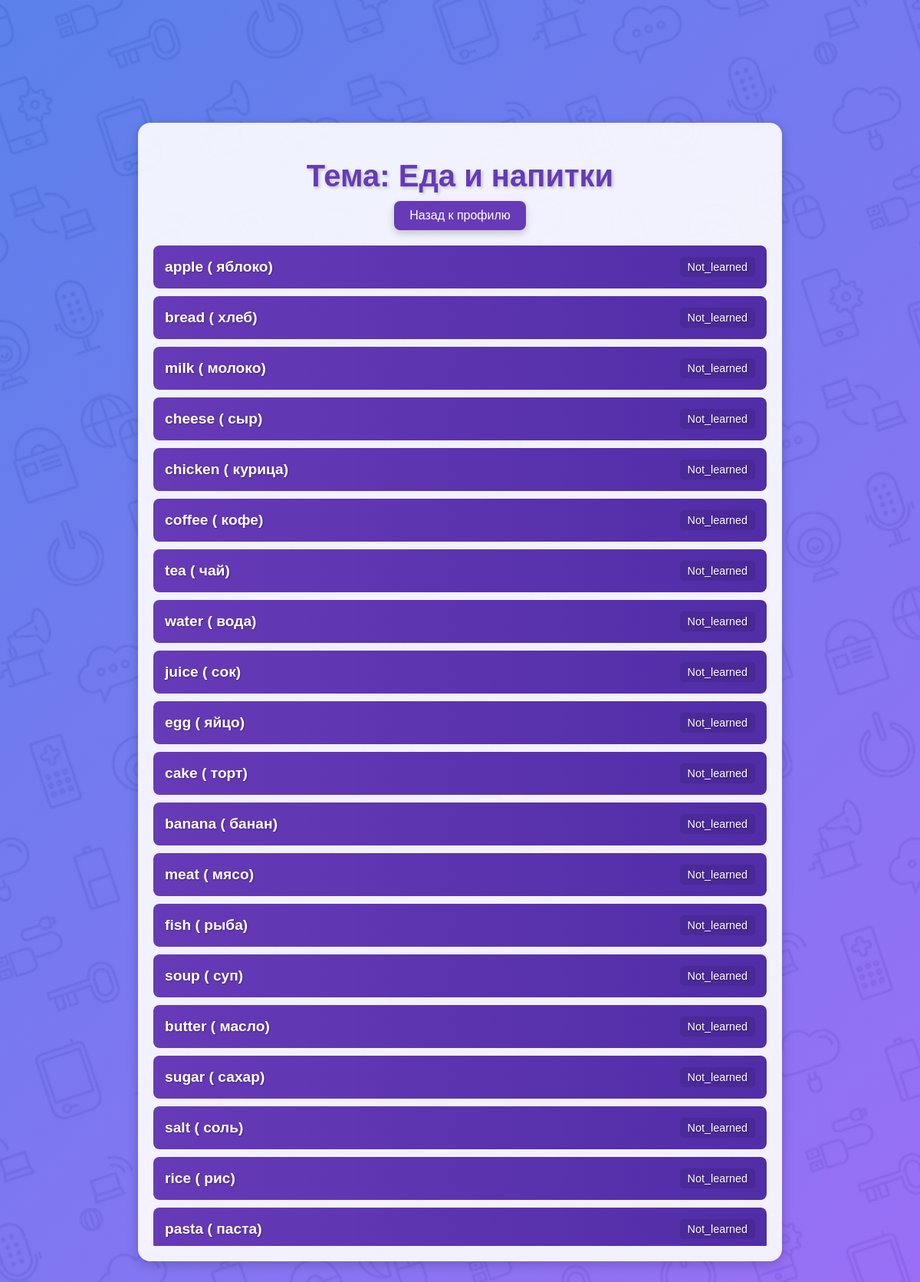
Screenshot of /auth/topic/1/ (signed in) with the database file from the repository.
### flashcards/models.py (models this page shows, shortened)
class Topic(models.Model):
    name = models.CharField(max_length=100, unique=True)

class Card(models.Model):
    word = models.CharField(max_length=100)
    translation = models.CharField(max_length=100)
    transcription = models.CharField(max_length=100)
    topic = models.ForeignKey(Topic, on_delete=models.CASCADE, related_name='cards')

class UserCardProgress(models.Model):
    STATUS_CHOICES = [
        ("learned", "Выучено"),
        ("needs_review", "Нуждается в повторении"),
        ("not_learned", "Не выучено"),
    ]
    user = models.ForeignKey(User, on_delete=models.CASCADE)
    card = models.ForeignKey(Card, on_delete=models.CASCADE)
    status = models.CharField(max_length=20, choices=STATUS_CHOICES, default="not_learned")
    correct_streak = models.IntegerField(default=0)  # Счетчик правильных ответов подряд
    mistakes = models.IntegerField(default=0)  # Количество ошибок
    total_attempts = models.IntegerField(default=0)  # Общее количество попыток

### flashcards/views.py (the view)
# urls.py: path('topic/<int:topic_id>/', views.topic_details, name='topic_details'),
@login_required
def topic_details(request, topic_id):
    topic = Topic.objects.get(id=topic_id)
    words = Card.objects.filter(topic=topic)
    word_stats = []
    for word in words:
        user_progress = word.usercardprogress_set.filter(user=request.user).first()
        status = user_progress.status if user_progress else "not_learned"
        word_stats.append({
            'word': word.word,
            'translation': word.translation,
            'status': status
        })
    return render(request, 'flashcards/topic_details.html', {'topic': topic, 'word_stats': word_stats})

### flashcards/templates/flashcards/topic_details.html (shortened to what this page needs)
{% load static %}
<!DOCTYPE html>
<html lang="en">
<head>
    <link rel="stylesheet" href="{% static 'flashcards/css/style.css' %}">
</head>
<body class="topic-details-page">
    <div class="details-container">
        <h1 class="details-title">Тема: {{ topic.name }}</h1>
        <a href="{% url 'profile' %}" class="details-back-button">Назад к профилю</a>
        <div class="details-word-list">
            {% for word in word_stats %}
            <div class="details-word-item">
                <span class="details-word-text">{{ word.word }} ({{ word.translation }})</span>
                <span class="details-word-status">{{ word.status }}</span>
            </div>
            {% endfor %}
        </div>
    </div>
</body>
</html>

### flashcards/static/flashcards/css/style.css (style rules this page uses)
body { margin: 0; font-family: 'Arial', sans-serif; display: flex; justify-content: center; align-items: center; height: 100vh; background: linear-gradient(to bottom, rgba(36, 87, 228, 0.75), rgba(123, 62, 244, 0.75)), url('../images/background.png'); background-size: cover; background-position: center; color: #fff; }
.topic-details-page { margin: 0; font-family: 'Arial', sans-serif; background: linear-gradient(135deg, rgba(36, 87, 228, 0.75), rgba(123, 62, 244, 0.75)), url('../images/background.png'); background-size: cover; background-position: center; color: #fff; display: flex; justify-content: center; align-items: center; min-height: 100vh; overflow: hidden; }
.details-container { width: 90%; max-width: 800px; background: rgba(255, 255, 255, 0.9); border-radius: 16px; box-shadow: 0 4px 15px rgba(0, 0, 0, 0.2); padding: 20px; display: flex; flex-direction: column; align-items: center; overflow-y: auto; max-height: 80%; }
.details-title { font-size: 2.5rem; color: #673ab7; margin-bottom: 10px; text-align: center; text-shadow: 2px 2px 4px rgba(0, 0, 0, 0.2); }
.details-back-button { font-size: 1rem; color: white; background-color: #673ab7; text-decoration: none; padding: 10px 20px; border-radius: 8px; margin-bottom: 20px; box-shadow: 0 4px 10px rgba(0, 0, 0, 0.2); transition: background-color 0.3s ease, transform 0.2s ease; }
.details-word-list { width: 100%; display: flex; flex-direction: column; gap: 10px; overflow-y: auto; }
.details-word-item { background: linear-gradient(to right, #673ab7, #512da8); padding: 15px; border-radius: 8px; color: white; font-size: 1.2rem; display: flex; justify-content: space-between; align-items: center; text-shadow: 1px 1px 2px rgba(0, 0, 0, 0.3); transition: transform 0.3s ease, box-shadow 0.3s ease; }
.details-word-text { font-weight: bold; font-size: 1.2rem; }
.details-word-status { background: rgba(0, 0, 0, 0.1); color: white; padding: 5px 10px; border-radius: 5px; font-size: 0.9rem; text-transform: capitalize; text-align: center; }

### rows the page displays
Topic: name "Еда и напитки"
Card: word "apple", translation "яблоко"
UserCardProgress: status "Not_learned"
Card: word "bread", translation "хлеб"
UserCardProgress: status "Not_learned"
Card: word "milk", translation "молоко"
UserCardProgress: status "Not_learned"
Card: word "cheese", translation "сыр"
UserCardProgress: status "Not_learned"
Card: word "chicken", translation "курица"
UserCardProgress: status "Not_learned"
Card: word "coffee", translation "кофе"
UserCardProgress: status "Not_learned"
Card: word "tea", translation "чай"
UserCardProgress: status "Not_learned"
Card: word "water", translation "вода"
UserCardProgress: status "Not_learned"
Card: word "juice", translation "сок"
UserCardProgress: status "Not_learned"
Card: word "egg", translation "яйцо"
UserCardProgress: status "Not_learned"
Card: word "cake", translation "торт"
UserCardProgress: status "Not_learned"
Card: word "banana", translation "банан"
UserCardProgress: status "Not_learned"
Card: word "meat", translation "мясо"
UserCardProgress: status "Not_learned"
Card: word "fish", translation "рыба"
UserCardProgress: status "Not_learned"
Card: word "soup", translation "суп"
UserCardProgress: status "Not_learned"
Card: word "butter", translation "масло"
UserCardProgress: status "Not_learned"
Card: word "sugar", translation "сахар"
UserCardProgress: status "Not_learned"
Card: word "salt", translation "соль"
UserCardProgress: status "Not_learned"
Card: word "rice", translation "рис"
UserCardProgress: status "Not_learned"
Card: word "pasta", translation "паста"
UserCardProgress: status "Not_learned"
